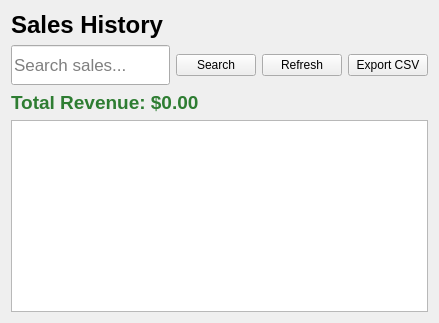
      <widget class="QWidget" name="pageSalesHistory">
       <layout class="QVBoxLayout" name="salesHistoryLayout">
        <item>
         <widget class="QLabel" name="lblSalesHistory">
          <property name="text">
           <string>Sales History</string>
          </property>
          <property name="font">
           <font>
            <pointsize>18</pointsize>
            <weight>75</weight>
            <bold>true</bold>
           </font>
          </property>
         </widget>
        </item>
        <item>
         <layout class="QHBoxLayout" name="salesSearchLayout">
          <item>
           <widget class="QLineEdit" name="txtSearch_sales">
            <property name="placeholderText">
             <string>Search sales...</string>
            </property>
            <property name="minimumSize">
             <size>
              <width>0</width>
              <height>40</height>
             </size>
            </property>
            <property name="font">
             <font>
              <pointsize>13</pointsize>
             </font>
            </property>
           </widget>
          </item>
          <item>
           <widget class="QPushButton" name="btnSearch_sales">
            <property name="text">
             <string>Search</string>
            </property>
           </widget>
          </item>
          <item>
           <widget class="QPushButton" name="btnRefresh_sales">
            <property name="text">
             <string>Refresh</string>
            </property>
           </widget>
          </item>
          <item>
           <widget class="QPushButton" name="btnExport_sales">
            <property name="text">
             <string>Export CSV</string>
            </property>
           </widget>
          </item>
         </layout>
        </item>
        <item>
         <widget class="QLabel" name="lblSalesTotal">
          <property name="text">
           <string>Total Revenue: $0.00</string>
          </property>
          <property name="font">
           <font>
            <pointsize>14</pointsize>
            <weight>75</weight>
            <bold>true</bold>
           </font>
          </property>
          <property name="styleSheet">
           <string notr="true">color: #2e7d32;</string>
          </property>
         </widget>
        </item>
        <item>
         <widget class="QListWidget" name="lstSearch_sales">
          <property name="font">
           <font>
            <pointsize>12</pointsize>
           </font>
          </property>
         </widget>
        </item>
       </layout>
      </widget>
